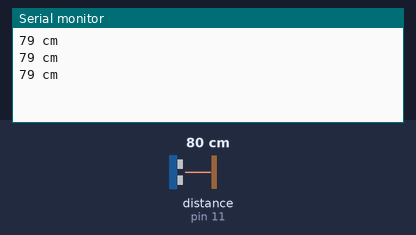
The sketch below on a simulated Arduino Uno, built with avr-gcc and run on an emulated ATmega328P. On the bench: the last lines printed to the serial monitor. Wiring (inferred from the names in the program): ultrasonic range finder: trigger pin 12; echo pin 11. Inputs (shaded band) come from the test bench; at power-on: distance to the obstacle (sensor on pin 11) 80 cm. The echo pulse lasts 58.3 µs per cm.

Above: at 1.3 s.
1.4 s: distance to the obstacle (sensor on pin 11) set to 196 cm
At 1.9 s:
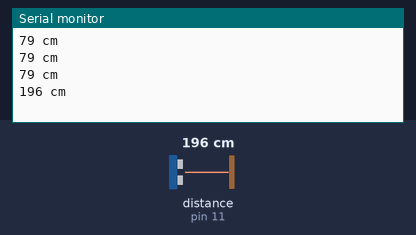
2.9 s: distance to the obstacle (sensor on pin 11) set to 205 cm
At 3.5 s:
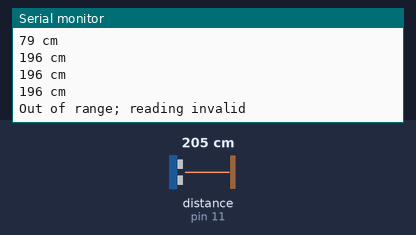

Measured:
- the behaviour switches between 199 and 200 cm on distance to the obstacle (sensor on pin 11) (found by bisection; images 1 and 2)
- after the input at 1.4 s, the serial monitor: prints a new line after 0.13 s (image 1)
- after the input at 2.9 s, the serial monitor: prints a new line after 0.17 s (image 2)

The sketch:

HCSR04.ino
```cpp
/*
HC-SR04

Circuit:
  VCC to arduino 5v
  GND to arduino GND
  Echo to Arduino pin 11
  Trig to Arduino pin 12
*/
const int trigPin = 12;
const int echoPin = 11;
void setup() {
  Serial.begin (9600);
  pinMode(trigPin, OUTPUT);
  pinMode(echoPin, INPUT);
}
void loop() {
  long duration, distance;

  // send the pulse
  digitalWrite(trigPin, LOW);
  delayMicroseconds(2); // low for 2 microseconds
  digitalWrite(trigPin, HIGH);
  delayMicroseconds(10); // high for 10 microseconds
  digitalWrite(trigPin, LOW);
  duration = pulseIn(echoPin, HIGH); // measure the time to the echo
  distance = (duration/2) / 29.1;  // calculate the distance in cm
  if (distance >= 200 || distance <= 0){
    Serial.println("Out of range; reading invalid");
  }
  else {
    Serial.print(distance);
    Serial.println(" cm");
  }
  delay(500);
}
```
